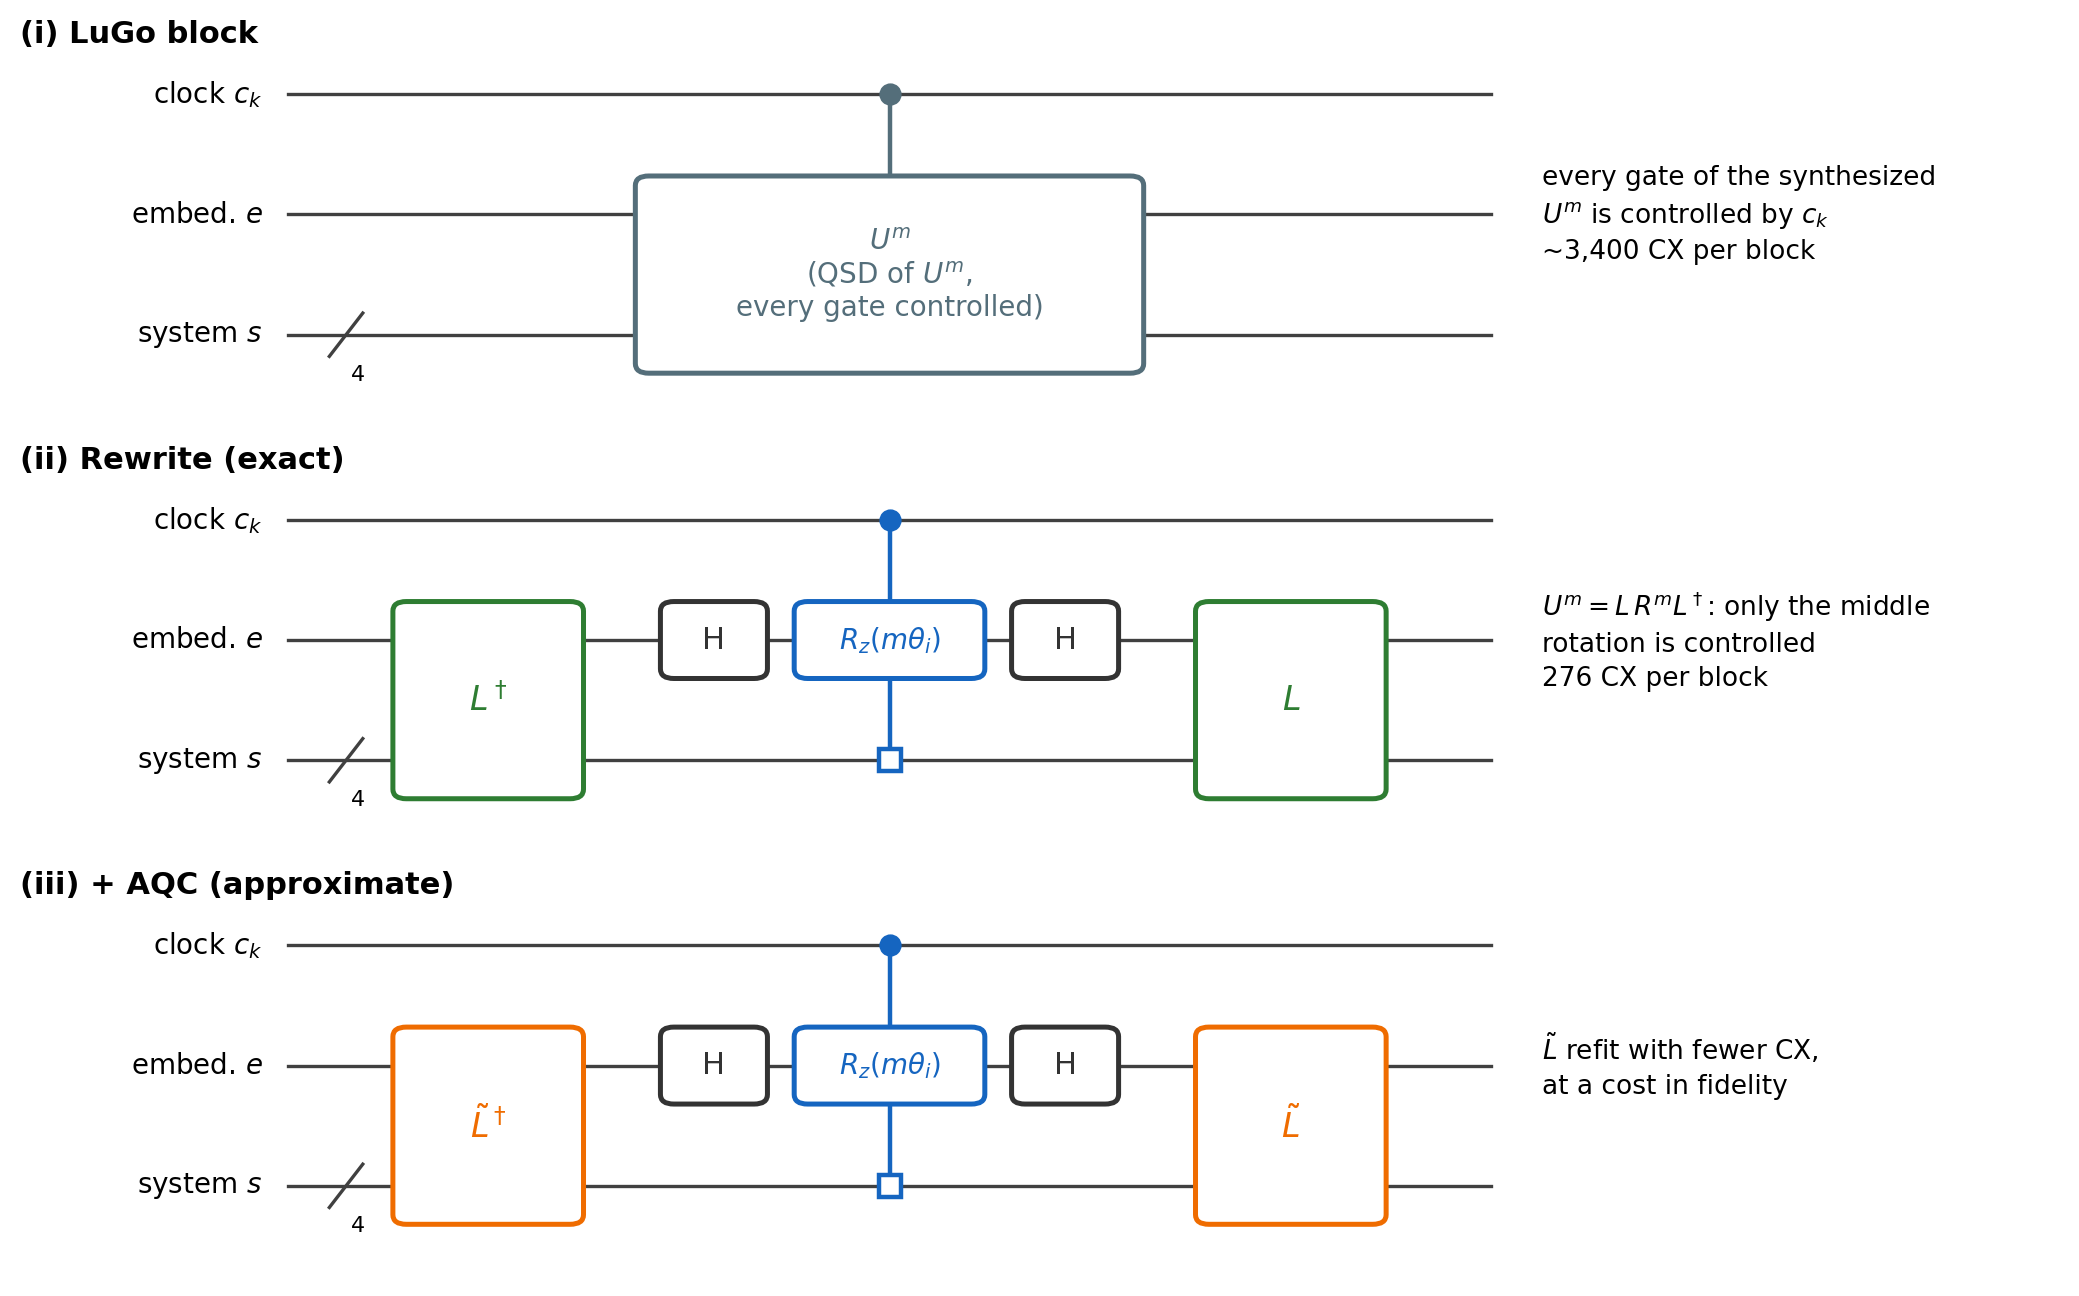

Write Python code to recreate this figure.
"""Figure: one controlled-power block under LuGo, the rewrite, and AQC.

Schematic circuit notation (matplotlib only): wires are the clock qubit c,
the embedding qubit e (system MSB) and the four lower system qubits as one
bundled wire. CX counts are the measured nelem-5 values.
CLI: block_rewrite.py <out.png>
"""

import sys

import matplotlib.pyplot as plt
from matplotlib.patches import FancyBboxPatch

EXACT, APPROX, LUGO, MID = "#2e7d32", "#ef6c00", "#546e7a", "#1565c0"
WIRES = {"c": 2.0, "e": 1.0, "s": 0.0}  # y positions
LABELS = {"c": r"clock $c_k$", "e": r"embed. $e$", "s": r"system $s$"}


def wires(ax, x0, x1):
    for k, y in WIRES.items():
        ax.plot([x0, x1], [y, y], color="0.25", lw=1.2, zorder=1)
        ax.text(x0 - 0.15, y, LABELS[k], ha="right", va="center",
                fontsize=10)
    ys = WIRES["s"]
    ax.plot([x0 + 0.25, x0 + 0.45], [ys - 0.18, ys + 0.18], color="0.25",
            lw=1.2)
    ax.text(x0 + 0.42, ys - 0.38, "4", fontsize=8, ha="center")


def box(ax, x, y0, y1, w, label, color, fs=12):
    h = y1 - y0 + 0.6
    ax.add_patch(FancyBboxPatch((x - w / 2, y0 - 0.3), w, h,
                                boxstyle="round,pad=0.02,rounding_size=0.08",
                                fc="white", ec=color, lw=1.8, zorder=3))
    ax.text(x, (y0 + y1) / 2, label, ha="center", va="center",
            fontsize=fs, color=color, zorder=4)


def control(ax, x, y_ctrl, y_target, color):
    ax.plot([x, x], [y_ctrl, y_target], color=color, lw=1.6, zorder=2)
    ax.plot(x, y_ctrl, "o", ms=7, color=color, zorder=4)


def mux_control(ax, x, y, color):
    """Multiplexer control: an open square on the bundled wire."""
    ax.plot(x, y, "s", ms=8, mfc="white", mec=color, mew=1.6, zorder=4)


def row(ax, title, note, kind):
    ax.set_xlim(-1.6, 10.6)
    ax.set_ylim(-0.75, 2.6)
    ax.axis("off")
    ax.text(-1.6, 2.5, title, fontsize=11, ha="left", va="center",
            weight="bold")
    wires(ax, 0.0, 7.2)
    if kind == "lugo":
        control(ax, 3.6, WIRES["c"], WIRES["e"] + 0.3, LUGO)
        box(ax, 3.6, WIRES["s"], WIRES["e"], 3.0,
            "$U^m$\n(QSD of $U^m$,\nevery gate controlled)", LUGO, fs=10)
    else:
        col = EXACT if kind == "rewrite" else APPROX
        lab = "L" if kind == "rewrite" else r"\tilde{L}"
        box(ax, 1.2, WIRES["s"], WIRES["e"], 1.1, f"${lab}^\\dagger$", col)
        box(ax, 2.55, WIRES["e"], WIRES["e"], 0.6, "H", "0.2", fs=11)
        control(ax, 3.6, WIRES["c"], WIRES["e"] + 0.3, MID)
        ax.plot([3.6, 3.6], [WIRES["s"], WIRES["e"] - 0.3], color=MID,
                lw=1.6, zorder=2)
        mux_control(ax, 3.6, WIRES["s"], MID)
        box(ax, 3.6, WIRES["e"], WIRES["e"], 1.1, r"$R_z(m\theta_i)$", MID,
            fs=10)
        box(ax, 4.65, WIRES["e"], WIRES["e"], 0.6, "H", "0.2", fs=11)
        box(ax, 6.0, WIRES["s"], WIRES["e"], 1.1, f"${lab}$", col)
    ax.text(7.5, 1.0, note, fontsize=9.5, ha="left", va="center",
            linespacing=1.4)


def main(out: str) -> None:
    fig, axs = plt.subplots(3, 1, figsize=(10.5, 6.6))
    row(axs[0], "(i) LuGo block",
        "every gate of the synthesized\n$U^m$ is controlled by $c_k$\n"
        "~3,400 CX per block", "lugo")
    row(axs[1], "(ii) Rewrite (exact)",
        "$U^m = L\\,R^m L^\\dagger$: only the middle\n"
        "rotation is controlled\n"
        "276 CX per block", "rewrite")
    row(axs[2], "(iii) + AQC (approximate)",
        "$\\tilde{L}$ refit with fewer CX,\n"
        "at a cost in fidelity", "aqc")
    fig.tight_layout(h_pad=0.6)
    fig.savefig(out, dpi=200, bbox_inches="tight")
    print("wrote", out)


if __name__ == "__main__":
    main(sys.argv[1] if len(sys.argv) > 1 else "block_rewrite.png")
